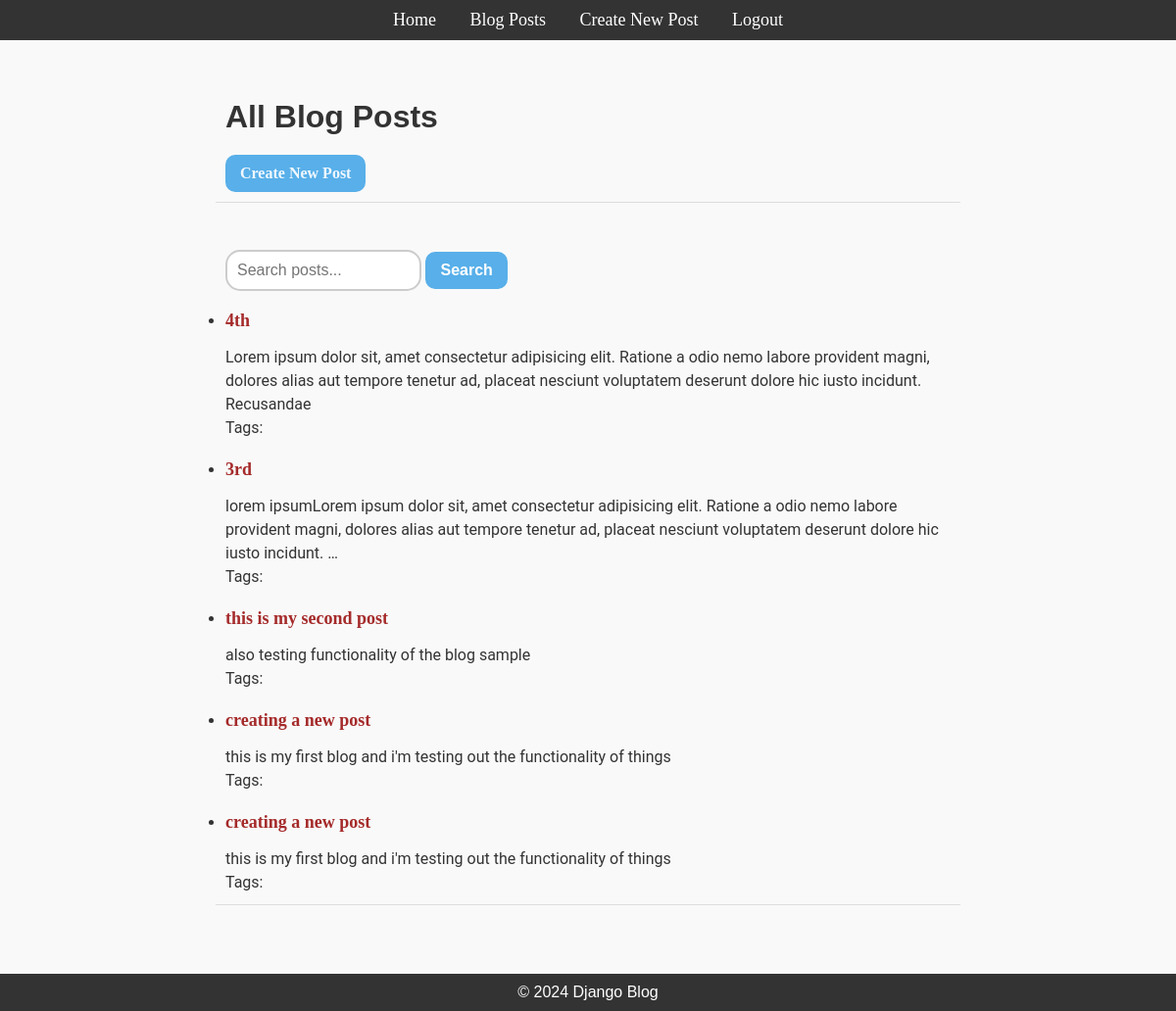
Screenshot of /posts/ (signed in) with the database file from the repository.
### blog/models.py (models this page shows, shortened)
class Post(models.Model):
    title = models.CharField(max_length=100)
    content = models.TextField()
    published_date = models.DateTimeField(auto_now_add=True)
    author = models.ForeignKey(User, on_delete=models.CASCADE)
    tags = TaggableManager()

### blog/views.py (the view)
# urls.py: path("posts/", PostListView.as_view(), name="posts"),  # Keep "posts" for your list template
class PostListView(ListView):
    model = Post
    template_name = "blog/post_list.html"  # Template for listing posts
    context_object_name = "posts"
    ordering = ["-published_date"]  # Display newest posts first
    def get_queryset(self):
        queryset = super().get_queryset()
        query = self.request.GET.get("search")
        if query:
            queryset = queryset.filter(
                Q(title__icontains=query) |
                Q(content__icontains=query) |
                Q(tags__name__icontains=query)  # Search by tags
            ).distinct()
        return queryset

### blog/templates/blog/post_list.html (shortened to what this page needs)
{% extends "blog/base.html" %}
{% block content %}
<div class=" container">
    <div class="post">
        <h1>All Blog Posts</h1>
        <button class="btn_1"><a href="{% url 'post_create' %}" class="type">Create New Post</a></button>
    </div>
    <div class="post">
        <form method="get" action="{% url 'posts' %}">
            <input type="text" name="search" placeholder="Search posts..." value="{{ request.GET.search }}" class="moon">
            <button type="submit" class="btn_1">Search</button>
        </form>
        <ul>
            {% for post in posts %}
                <li>
                    <h2><a href="{% url 'post_detail' post.pk %}">{{ post.title }}</a></h2>
                    <p>{{ post.content|truncatewords:30 }}</p>
                    <p>Tags:
                    </p>
                </li>
            {% endfor %}
        </ul>
    </div>
</div>
{% endblock %}

### blog/static/blog/css/styles.css (style rules this page uses)
* { margin: 0; padding: 0; box-sizing: border-box; }
body { font-family: Arial, sans-serif; background-color: #f9f9f9; color: #333; }
.container { max-width: 800px; margin: 0 auto; padding: 20px; box-sizing: border-box; height: 100%; }
.post { margin-bottom: 30px; padding: 10px; border-bottom: 1px solid #ddd; }
.post h1, .post h2 { margin: 10px 0; font-family: Arial, sans-serif; }
.post p, .post ul { font-size: 16px; line-height: 1.5; font-family: 'Roboto', sans-serif; }
.type { text-decoration: none; color: aliceblue; font-size: 16px; font-weight: bold; }
a { text-decoration: none; font-family: Georgia, 'Times New Roman', Times, serif; font-size: 18px; color: brown; }
.btn_1 { background-color: #58afe9; color: white; padding: 10px 15px; font-size: 16px; cursor: pointer; font-weight: bold; border: none; border-radius: 10px; transition: background-color 0.3s ease; margin-top: 10px; }
.moon { width: 200px; padding: 10px; border: 2px solid #ccc; border-radius: 15px; font-size: 16px; }

### rows the page displays
Post: title "4th", content "Lorem ipsum dolor sit, amet consectetur adipisicing elit. Ratione a odio nemo labore provident magni, dolores alias aut tempore tenetur ad, placeat nesciunt voluptatem deserunt dolore hic iusto incidunt. Recusandae"
Post: title "3rd", content "lorem ipsumLorem ipsum dolor sit, amet consectetur adipisicing elit. Ratione a odio nemo labore provident magni, dolores alias aut tempore tenetur ad, placeat nesciunt voluptatem deserunt dolore hic iusto incidunt. …"
Post: title "this is my second post", content "also testing functionality of the blog sample"
Post: title "creating a new post", content "this is my first blog and i'm testing out the functionality of things"
Post: title "creating a new post", content "this is my first blog and i'm testing out the functionality of things"
